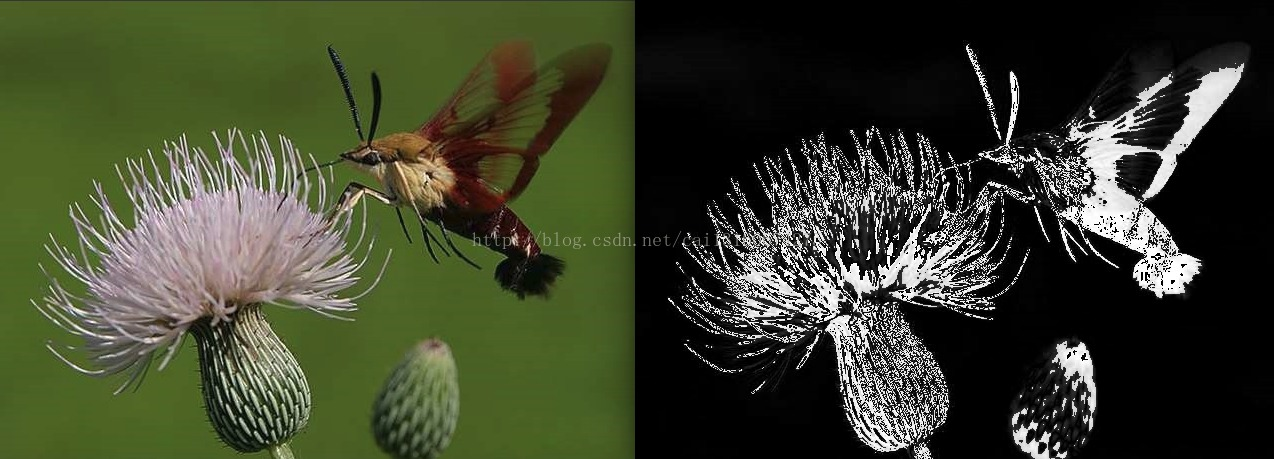
//> input picture saliencyDetect/test.jpg, 1274 x 459 px
$ ./LC   (built with g++ and OpenCV 4)
//> lines starting //> are read from the running program, lines starting //| are printed output that depends on the picture
//> further down, srcMat is the input picture: 459 rows x 1274 cols, CV_8UC3; mean B, G, R 44.8, 66.6, 60.8
#include <iostream>
#include <string>
#include "opencv2/core.hpp"
#include "opencv2/imgproc.hpp"
#include "opencv2/highgui.hpp"

using namespace std;
using namespace cv;


void SalientRegionDetectionBasedonLC(Mat &src){
    int HistGram[256]={0};
    int row=src.rows,col=src.cols;
//> row = 459; col = 1274
    int gray[row][col];
    //int Sal_org[row][col];
    int val;
    Mat Sal=Mat::zeros(src.size(),CV_8UC1 );
    Point3_<uchar>* p;
    for (int i=0;i<row;i++){
        for (int j=0;j<col;j++){
            p=src.ptr<Point3_<uchar> > (i,j);
            val=(p->x + (p->y) *2 + p->z)/4;
            HistGram[val]++;
            gray[i][j]=val;
        }
    }
//> this loop made 459 passes
//> val on passes 1 to 3: 1, 0, 1
//> after the loop, val = 1; HistGram = 256 values, max 115167 at index 0, min 135 at index 202, mean 2284.2

    int Dist[256];
    int Y,X;
    int max_gray=0;
    int min_gray=1<<28;
    for (Y = 0; Y < 256; Y++)
    {
        val = 0;
        for (X = 0; X < 256; X++)
            val += abs(Y - X) * HistGram[X];                //    论文公式（9），灰度的距离只有绝对值，这里其实可以优化速度，但计算量不大，没必要了
        Dist[Y] = val;
        max_gray=max(max_gray,val);
        min_gray=min(min_gray,val);
    }
//> this loop made 256 passes
//> (val, min_gray) on passes 1 to 3: (34799469, 34799469), (34445037, 34445037), (34146513, 34146513)
//> after the loop, val = 114315861; Dist = 256 values, max 114315861 at index 255, min 28773785 at index 61, mean 57683229.7; max_gray = 114315861; min_gray = 28773785


    for (Y = 0; Y < row; Y++)
    {
        for (X = 0; X < col; X++)
        {
            Sal.at<uchar>(Y,X) = (Dist[gray[Y][X]] - min_gray)*255/(max_gray - min_gray);        //    计算全图每个像素的显著性
            //Sal.at<uchar>(Y,X) = (Dist[gray[Y][X]])*255/(max_gray);        //    计算全图每个像素的显著性

        }
    }
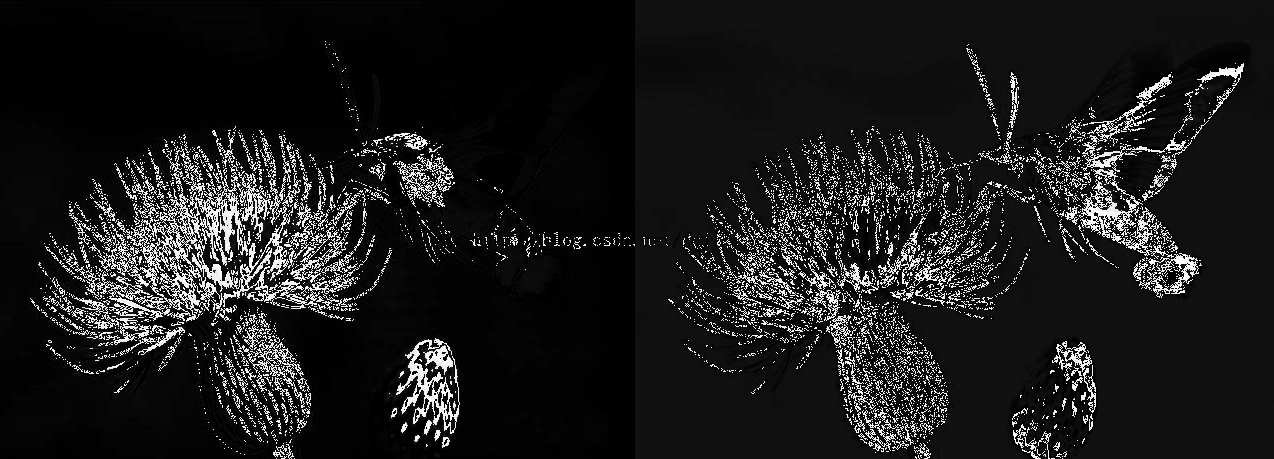
//> Sal: 459 rows x 1274 cols, CV_8UC1; min 0, max 255, mean 28.1
    imshow("sal",Sal);
    waitKey(0);

}


int main(int argc, char** argv)
{
    String imgName = "test.jpg";
    if(argc == 2)
    {
        imgName = argv[1];
    }
    Mat srcMat = imread(imgName);
    SalientRegionDetectionBasedonLC(srcMat);
}
